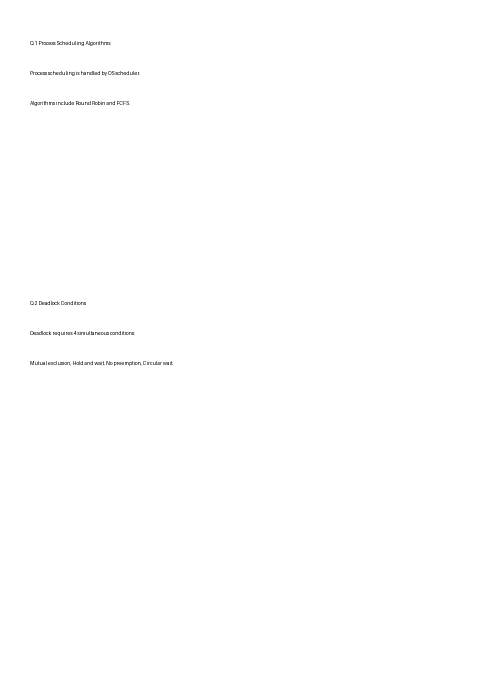
#> input picture storage/answer_sheets/0070214c-8835-4b76-b081-df5149956d11/original/original_0af203ac4934.png, 1000 x 1400 px (shown at 1/2 size)
$ python -i preprocessing.py   (imports and definitions only)
#> lines starting #> are read from the running program, lines starting #| are printed output that depends on the picture; after the words box and inside, x2 and y2 are one past the last pixel; in counts of white or black regions, pixels touching at a corner belong together
#> further down, picture is the input picture: shape (1400, 1000, 3); min 1, max 255, mean 254.5
"""Image preprocessing (OpenCV). The ORIGINAL file is never modified; callers save derived images separately.

Pipeline: load -> grayscale -> denoise -> CLAHE contrast -> binarize -> deskew.
Geometry convention: all coordinates elsewhere (markers, crops) are in the *deskewed* frame.
"""
from __future__ import annotations

from dataclasses import dataclass
from pathlib import Path

import cv2
import numpy as np
from PIL import Image, ImageOps


def load_image(path: str | Path) -> np.ndarray:
    """Load as BGR uint8, honouring EXIF orientation (phone scans)."""
    with Image.open(path) as im:
        im = ImageOps.exif_transpose(im)
        im = im.convert("RGB")
        arr = np.array(im)
    return cv2.cvtColor(arr, cv2.COLOR_RGB2BGR)


def normalize_size(img: np.ndarray, max_side: int = 4000) -> np.ndarray:
    """Downscale only when excessively large (resize only when necessary)."""
#> called with max_side = 4000
    h, w = img.shape[:2]
#> h = 1400; w = 1000
    m = max(h, w)
#> m = 1400
    if m <= max_side:
        return img
    s = max_side / m
    return cv2.resize(img, (int(w * s), int(h * s)), interpolation=cv2.INTER_AREA)


def to_grayscale(img: np.ndarray) -> np.ndarray:
    return img if img.ndim == 2 else cv2.cvtColor(img, cv2.COLOR_BGR2GRAY)


def denoise(gray: np.ndarray) -> np.ndarray:
    return cv2.GaussianBlur(gray, (3, 3), 0)


def enhance_contrast(gray: np.ndarray) -> np.ndarray:
    return cv2.createCLAHE(clipLimit=2.0, tileGridSize=(8, 8)).apply(gray)


def threshold(gray: np.ndarray) -> np.ndarray:
    """Binary image, ink = 255 (inverted) is produced by `ink_mask`; this returns ink black on white."""
    bw = cv2.adaptiveThreshold(gray, 255, cv2.ADAPTIVE_THRESH_GAUSSIAN_C, cv2.THRESH_BINARY, 31, 15)
    return bw


def ink_mask(gray: np.ndarray) -> np.ndarray:
    """Ink pixels = 255. Uses Otsu with a guard for near-uniform (blank) pages."""
    g = denoise(gray)
    if g.std() < 6:  # essentially blank page
        return np.zeros_like(g)
    _, m = cv2.threshold(g, 0, 255, cv2.THRESH_BINARY_INV | cv2.THRESH_OTSU)
    return m


def estimate_skew(gray: np.ndarray, max_angle: float = 5.0) -> float:
    """Projection-profile skew estimate: the angle whose row-sum profile has maximum variance
    (text lines align with rows). Coarse (0.5 deg) then fine (0.1 deg) search on a downscaled copy."""
#> called with max_angle = 5
    h, w = gray.shape[:2]
#> h = 1400; w = 1000
    s = 700 / max(w, 1)
#> s = 0.7
    small = cv2.resize(gray, (int(w * s), int(h * s)), interpolation=cv2.INTER_AREA) if s < 1 else gray
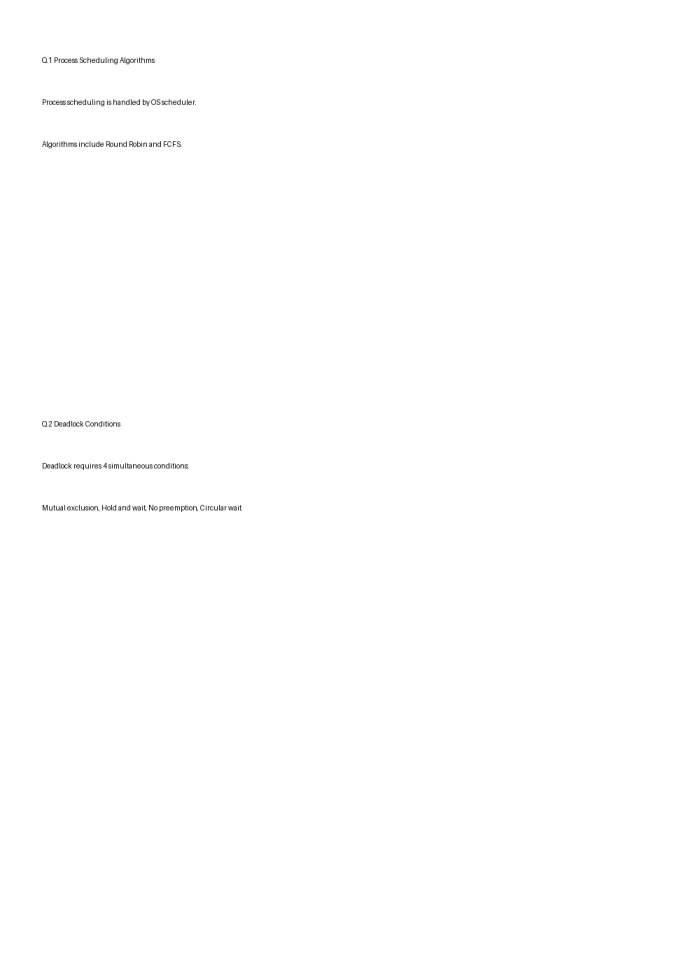
#> small: shape (979, 700); min 26, max 255, mean 254.5
    m = ink_mask(small)
#> m: shape (979, 700); every value is 0
    if m.sum() < 255 * 50:
        return 0.0
    ys, xs = np.nonzero(m)
    pts = np.stack([xs, ys], 1).astype(np.float32)
    c = pts.mean(0)

    def score(angle: float) -> float:
        r = np.deg2rad(angle)
        y = (pts[:, 0] - c[0]) * np.sin(r) + (pts[:, 1] - c[1]) * np.cos(r)
        hist, _ = np.histogram(y, bins=max(int(small.shape[0] / 2), 50))
        return float(np.var(hist))

    coarse = max(np.arange(-max_angle, max_angle + 0.01, 0.5), key=score)
    fine = max(np.arange(coarse - 0.5, coarse + 0.51, 0.1), key=score)
    return round(float(fine), 2)


def rotate(img: np.ndarray, angle: float) -> np.ndarray:
    if abs(angle) < 0.2:
        return img
    h, w = img.shape[:2]
    M = cv2.getRotationMatrix2D((w / 2, h / 2), angle, 1.0)
    border = (255, 255, 255) if img.ndim == 3 else 255
    return cv2.warpAffine(img, M, (w, h), flags=cv2.INTER_CUBIC, borderMode=cv2.BORDER_CONSTANT, borderValue=border)


def deskew(img: np.ndarray) -> tuple[np.ndarray, float]:
    """Returns (deskewed image, angle applied). Angle is in degrees as given to cv2.getRotationMatrix2D."""
    angle = estimate_skew(to_grayscale(img))
#> angle = 0
    # Projection-profile angle is the skew of the text; rotating by the same signed angle levels it.
    return rotate(img, angle), angle


@dataclass
class Preprocessed:
    color: np.ndarray       # deskewed colour page (used for crops shown to faculty)
    gray_enhanced: np.ndarray  # deskewed, denoised, CLAHE grayscale (fed to OCR)
    binary: np.ndarray      # deskewed binarised page (saved as the "processed" image)
    angle: float


def preprocess_for_ocr(img: np.ndarray, angle: float | None = None) -> Preprocessed:
    img = normalize_size(img)
    if angle is None:
        color, angle = deskew(img)
#> angle = 0
    else:
        color = rotate(img, angle)
    gray = to_grayscale(color)
    enhanced = enhance_contrast(denoise(gray))
    return Preprocessed(color=color, gray_enhanced=enhanced, binary=threshold(enhanced), angle=angle)
#> in threshold, `bw = cv2.adaptiveThreshold(gray, 255, cv2.ADAPTIVE_THRESH_GAUSSIAN_C, ..`:
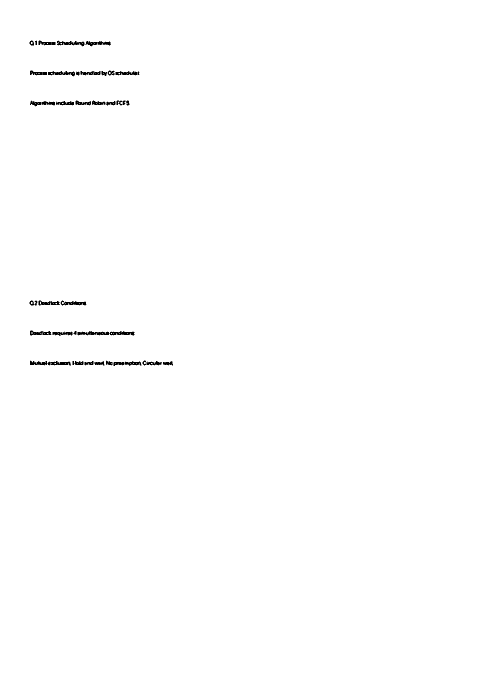
#> bw: shape (1400, 1000) (shown at 1/2 size); 99.5% white; 42 black regions (1 under 20 px), largest, box (x1, y1, x2, y2) and area: (155, 662, 218, 671) 343, (114, 81, 169, 93) 320, (96, 142, 150, 153) 306


def ink_ratio(gray_or_color: np.ndarray) -> float:
    g = to_grayscale(gray_or_color)
    m = ink_mask(g)
    return float((m > 0).mean())


def last_ink_row(gray: np.ndarray, min_row_ink: int = 2) -> int:
    """Index of the last row containing ink (0 if page is blank)."""
    m = ink_mask(gray)
    rows = np.nonzero((m > 0).sum(axis=1) >= min_row_ink)[0]
    return int(rows[-1]) if len(rows) else 0


def first_ink_row(gray: np.ndarray, min_row_ink: int = 2) -> int:
    """Index of the first row containing ink (0 if page is blank)."""
    m = ink_mask(gray)
    rows = np.nonzero((m > 0).sum(axis=1) >= min_row_ink)[0]
    return int(rows[0]) if len(rows) else 0

>>> import cv2
>>> picture = cv2.cvtColor(cv2.imread('../../../storage/answer_sheets/0070214c-8835-4b76-b081-df5149956d11/original/original_0af203ac4934.png'), cv2.COLOR_BGR2RGB)
>>> result = preprocess_for_ocr(picture)
